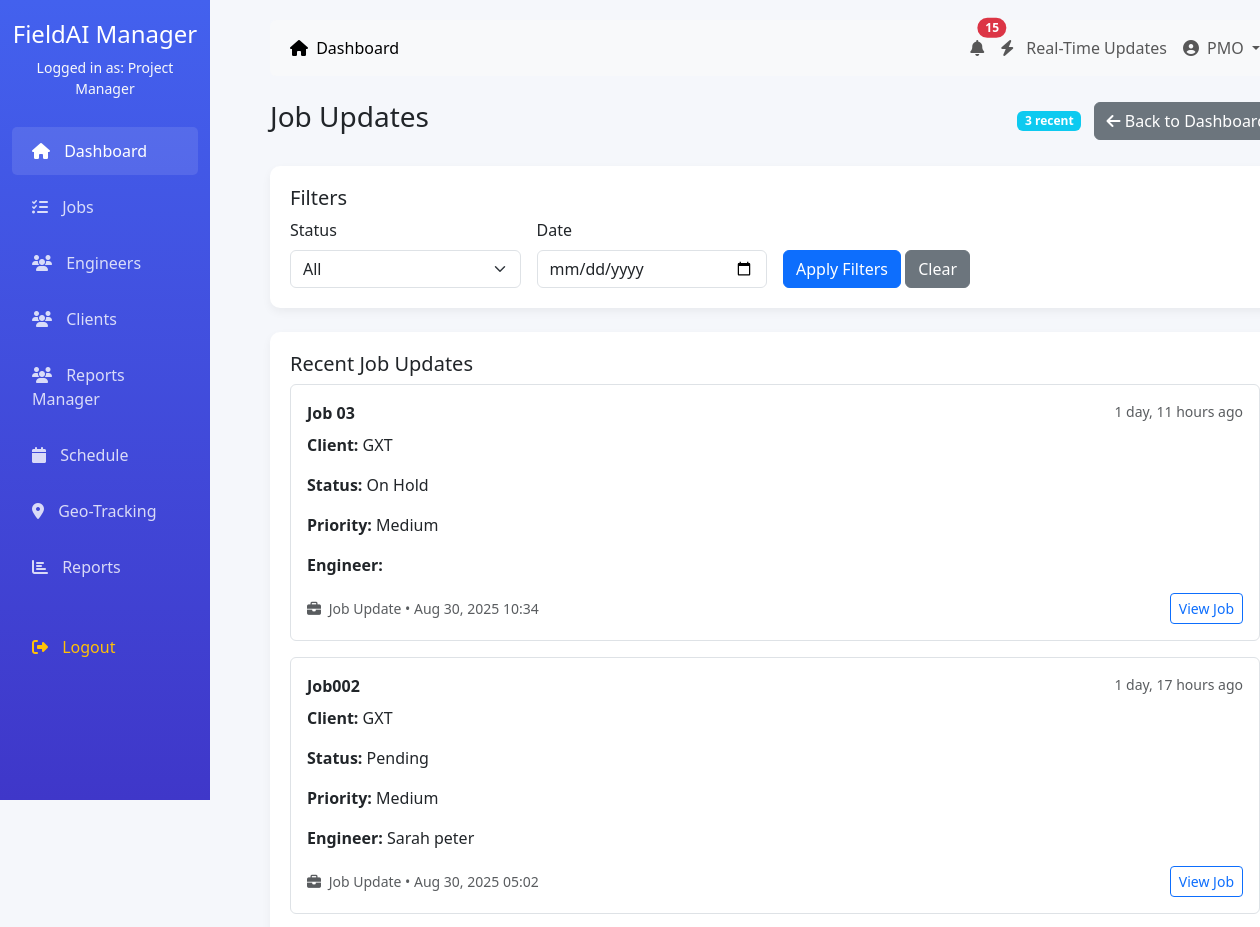
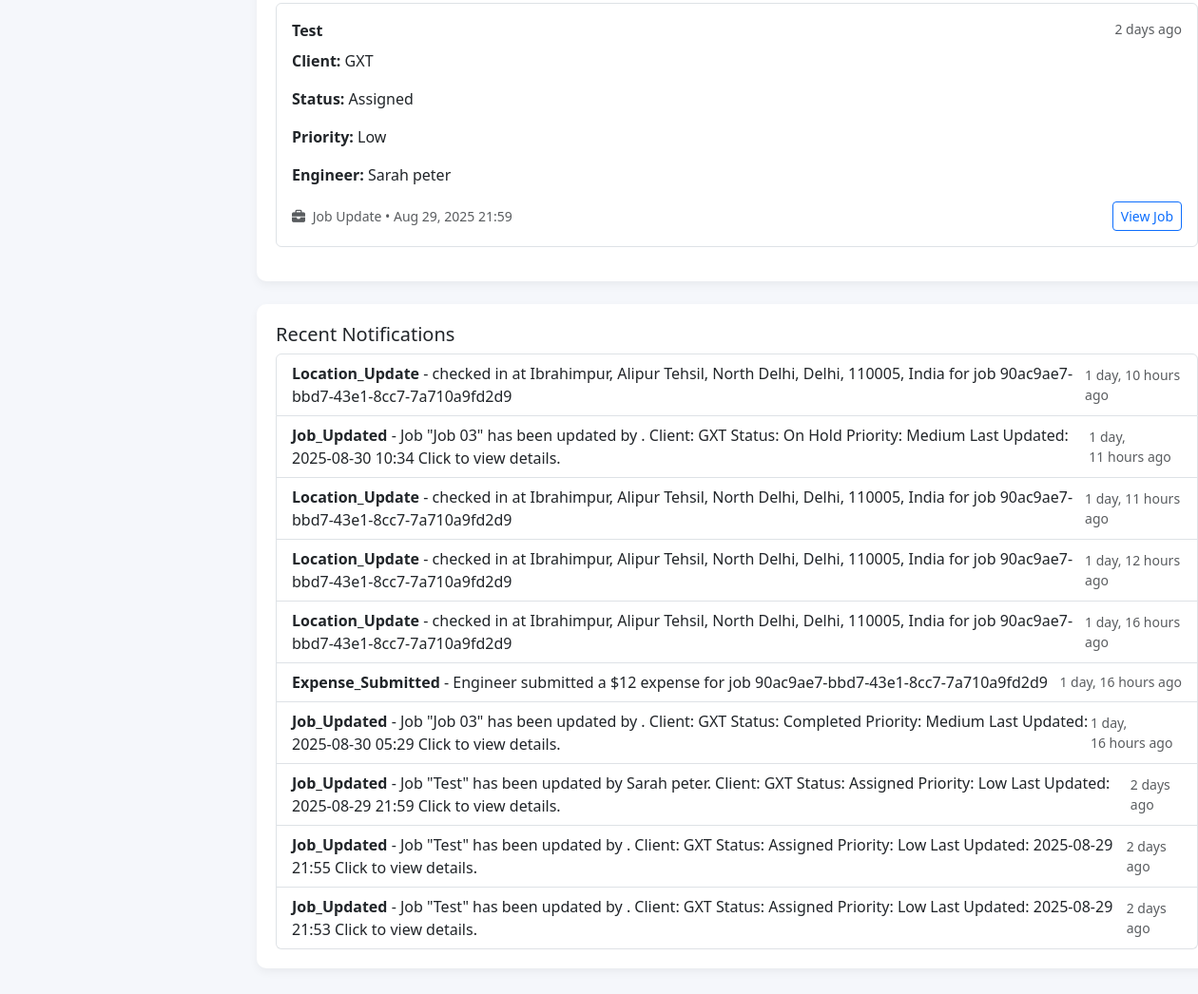
Screenshot of /dashboard/manager/real-time-updates-page/ (signed in) with the database file from the repository (2 pictures, top to bottom).
### accounts/models.py (models this page shows, shortened)
class CustomUser(AbstractUser):
    ROLE_CHOICES = (
        ('admin', 'Admin'),
        ('manager', 'Project Manager'),
        ('engineer', 'Field Engineer'),
        ('client', 'Client'),
        ('accounts', 'Accounts Team'),
    )
    role = models.CharField(max_length=20, choices=ROLE_CHOICES, default='engineer')
    phone = models.CharField(max_length=15, blank=True)
    address = models.TextField(blank=True)
    profile_picture = models.ImageField(upload_to='profiles/', blank=True)
    created_at = models.DateTimeField(auto_now=True)
    updated_at = models.DateTimeField(auto_now=True)

class Job(models.Model):
    JOB_STATUS = (
        ('pending', 'Pending'),
        ('assigned', 'Assigned'),
        ('in_progress', 'In Progress'),
        ('completed', 'Completed'),
        ('cancelled', 'Cancelled'),
        ('on_hold', 'On Hold'),
    )
    PRIORITY_LEVEL = (
        ('low', 'Low'),
        ('medium', 'Medium'),
        ('high', 'High'),
        ('urgent', 'Urgent'),
    )
    job_id = models.CharField(max_length=20, unique=True, default=uuid.uuid4)
    title = models.CharField(max_length=200)
    description = models.TextField()
    service_type = models.ForeignKey(ServiceType, on_delete=models.PROTECT)
    client = models.ForeignKey(ClientCompany, on_delete=models.CASCADE)
    client_contact = models.ForeignKey(ClientContact, on_delete=models.SET_NULL, null=True, blank=True)
    assigned_engineer = models.ForeignKey(EngineerProfile, on_delete=models.SET_NULL, null=True, blank=True, related_name='assigned_jobs')
    priority = models.CharField(max_length=10, choices=PRIORITY_LEVEL, default='medium')
    status = models.CharField(max_length=20, choices=JOB_STATUS, default='pending')
    scheduled_date = models.DateTimeField()
    estimated_duration = models.DurationField()  # in minutes
    actual_start_time = models.DateTimeField(null=True, blank=True)
    actual_end_time = models.DateTimeField(null=True, blank=True)
    location = models.TextField()
    latitude = models.DecimalField(max_digits=9, decimal_places=6, null=True, blank=True)
    longitude = models.DecimalField(max_digits=9, decimal_places=6, null=True, blank=True)
    created_by = models.ForeignKey(CustomUser, on_delete=models.SET_NULL, null=True, related_name='created_jobs')
    created_at = models.DateTimeField(auto_now_add=True)
    updated_at = models.DateTimeField(auto_now=True)
    last_updated = models.DateTimeField(auto_now=True)
    updated_by = models.ForeignKey(CustomUser, on_delete=models.SET_NULL, null=True, blank=True, related_name='updated_jobs')

class ClientCompany(models.Model):   # or maybe named Client?
    name = models.CharField(max_length=255)
    contact_email = models.EmailField()
    contact_phone = models.CharField(max_length=20, blank=True, null=True)
    address = models.TextField(blank=True, null=True)
    industry = models.CharField(max_length=100, blank=True, null=True)
    website = models.URLField(blank=True, null=True)
    is_active = models.BooleanField(default=True)

class Notification(models.Model):
    NOTIFICATION_TYPE = (
        ('job_assigned', 'Job Assigned'),
        ('job_updated', 'Job Updated'),
        ('job_completed', 'Job Completed'),
        ('invoice_sent', 'Invoice Sent'),
        ('payment_received', 'Payment Received'),
        ('system', 'System Notification'),
        ('alert', 'Alert'),
    )
    user = models.ForeignKey(CustomUser, on_delete=models.CASCADE, related_name='notifications')
    notification_type = models.CharField(max_length=20, choices=NOTIFICATION_TYPE)
    title = models.CharField(max_length=200)
    message = models.TextField()
    is_read = models.BooleanField(default=False)
    related_object_type = models.CharField(max_length=50, blank=True)  # e.g., 'job', 'invoice'
    related_object_id = models.PositiveIntegerField(null=True, blank=True)
    created_at = models.DateTimeField(auto_now_add=True)
    class Meta:
        ordering = ['-created_at']

### dashboard/views.py (the view)
# urls.py: path("manager/real-time-updates-page/", views.manager_job_updates_real_time_page, name="manager_real_time_updates_page"),
@login_required
def manager_job_updates_real_time_page(request):
    if request.user.role != 'manager':
        messages.error(request, 'You do not have permission to access this page.')
        return redirect('dashboard:redirect_dashboard')
    updated_jobs = Job.objects.all().order_by('-last_updated')[:20]
    recent_notifications = Notification.objects.filter(
        user=request.user,
        notification_type__in=['job_updated', 'job_assigned', 'expense_submitted', 'location_update']
    ).order_by('-created_at')[:10]
    context = {
        'updated_jobs': [
            {
                'id': job.id,
                'job_id': job.job_id,
                'title': job.title,
                'client': job.client.name,
                'status': job.get_status_display(),
                'priority': job.get_priority_display(),
                'assigned_engineer': job.assigned_engineer.user.get_full_name() if job.assigned_engineer else 'Unassigned',
                'last_updated': job.last_updated,
                'updated_by': job.updated_by.get_full_name() if job.updated_by else 'System',
            }
            for job in updated_jobs
        ],
        'notifications': [
            {
                'id': n.id,
                'title': n.title,
                'message': n.message,
                'type': n.notification_type,
                'created_at': n.created_at,
            }
            for n in recent_notifications
        ]
    }
    return render(request, "dashboard/manager_job_updates_real_time.html", context)

### dashboard/templates/dashboard/manager_job_updates_real_time.html (shortened to what this page needs)
{% extends '../dashboard/base.html' %}
{% block content %}
<div class="d-flex justify-content-between align-items-center mb-4">
    <h3>Job Updates</h3>
    <div>
        <span class="badge bg-info me-2">{{ updated_jobs|length }} recent</span>
        <a href="{% url 'dashboard:manager_real_time_updates_page' %}" class="btn btn-secondary">
            <i class="fas fa-arrow-left"></i> Back to Dashboard
        </a>
    </div>
</div>
<div class="dashboard-card mb-4">
    <h5>Filters</h5>
    <form method="get" class="row g-3">
        <div class="col-md-3">
            <label class="form-label">Status</label>
            <select class="form-select" name="status">
                <option value="">All</option>
            </select>
        </div>
        <div class="col-md-3">
            <label class="form-label">Date</label>
            <input type="date" class="form-control" name="date" value="{{ request.GET.date }}">
        </div>
        <div class="col-md-3 align-self-end">
            <button type="submit" class="btn btn-primary">Apply Filters</button>
            <a href="{% url 'dashboard:manager_real_time_updates_page' %}" class="btn btn-secondary">Clear</a>
        </div>
    </form>
</div>
<div class="dashboard-card mb-4">
    <h5>Recent Job Updates</h5>
    {% if updated_jobs %}
        <div class="notifications-list">
            {% for job in updated_jobs %}
            <div class="notification-item mb-3 p-3 border rounded">
                <div class="d-flex justify-content-between align-items-start mb-2">
                    <strong>{{ job.title }}</strong>
                    <small class="text-muted">{{ job.last_updated|timesince }} ago</small>
                </div>
                <div class="notification-content">
                    <p><strong>Client:</strong> {{ job.client }}</p>
                    <p><strong>Status:</strong> {{ job.status }}</p>
                    <p><strong>Priority:</strong> {{ job.priority }}</p>
                    <p><strong>Engineer:</strong> {{ job.assigned_engineer }}</p>
                </div>
                <div class="d-flex justify-content-between align-items-center mt-2">
                    <small class="text-muted">
                        <i class="fas fa-briefcase me-1"></i>
                        Job Update • {{ job.last_updated|date:"M d, Y H:i" }}
                    </small>
                    <a href="/dashboard/jobs/{{ job.job_id }}/" class="btn btn-sm btn-outline-primary">
                        View Job
                    </a>
                </div>
            </div>
            {% endfor %}
        </div>
    {% else %}
        <div class="text-center py-4">
            <i class="fas fa-check-circle fa-3x text-muted mb-3"></i>
            <p class="text-muted">No recent job updates</p>
        </div>
    {% endif %}
</div>
<div class="dashboard-card">
    <h5>Recent Notifications</h5>
    {% if notifications %}
        <ul class="list-group">
            {% for n in notifications %}
            <li class="list-group-item d-flex justify-content-between align-items-center">
                <span>
                    <strong>{{ n.type|title }}</strong> - {{ n.message }}
                </span>
                <small class="text-muted">{{ n.created_at|timesince }} ago</small>
            </li>
            {% endfor %}
        </ul>
    {% else %}
        <div class="text-center py-4">
            <i class="fas fa-bell-slash fa-3x text-muted mb-3"></i>
            <p class="text-muted">No recent notifications</p>
        </div>
    {% endif %}
</div>
{% endblock %}

### dashboard/templates/dashboard/base.html (shortened to what this page needs)
<!DOCTYPE html>
<html lang="en">
<head>
    <link href="https://cdn.jsdelivr.net/npm/bootstrap@5.3.0/dist/css/bootstrap.min.css" rel="stylesheet">
    <link rel="stylesheet" href="https://cdnjs.cloudflare.com/ajax/libs/font-awesome/6.4.0/css/all.min.css">
</head>
<body>
    <div class="container-fluid">
        <div class="row">
            <div class="col-md-2 sidebar d-none d-md-block">
                <div class="text-center mb-4">
                    <h4>FieldAI Manager</h4>
                    <p class="text-light small">Logged in as: {{ user.get_role_display }}</p>
                </div>
                <ul class="nav flex-column">
                    <li class="nav-item">
                        <a class="nav-link active" href="{% if user.role == 'admin' %}{% url 'dashboard:admin_dashboard' %}{% elif user.role == 'manager' %}{% url 'dashboard:manager_dashboard' %}{% elif user.role == 'engineer' %}{% url 'dashboard:engineer_dashboard' %}{% elif user.role == 'client' %}{% url 'dashboard:client_dashboard' %}{% elif user.role == 'accounts' %}{% url 'dashboard:accounts_dashboard' %}{% else %}#{% endif %}">
                            <i class="fas fa-home"></i> Dashboard
                        </a>
                    </li>
                    <li class="nav-item">
                        <a class="nav-link" href="{% if user.role == 'manager' %}{% url 'dashboard:manager_jobs' %}{% elif user.role == 'engineer' %}{% url 'dashboard:engineer_jobs' %}{% else %}#{% endif %}">
                            <i class="fas fa-tasks"></i> Jobs
                        </a>
                    </li>
                    {% if user.role == 'admin' or user.role == 'manager' %}
                    <li class="nav-item">
                        <a class="nav-link" href="{% url 'dashboard:manager_engineers' %}">
                            <i class="fas fa-users"></i> Engineers
                        </a>
                    </li>
                    <li class="nav-item">
                        <a class="nav-link" href="{% url 'dashboard:client_list' %}">
                            <i class="fas fa-users"></i> Clients
                        </a>
                    </li>
                    <li class="nav-item">
                        <a class="nav-link" href="{% url 'dashboard:manager_report' %}">
                            <i class="fas fa-users"></i> Reports Manager
                        </a>
                    </li>
                    {% endif %}
                    <li class="nav-item">
                        <a class="nav-link" href="#">
                            <i class="fas fa-calendar"></i> Schedule
                        </a>
                    </li>
                    <li class="nav-item">
                        <a class="nav-link" href="#">
                            <i class="fas fa-map-marker-alt"></i> Geo-Tracking
                        </a>
                    </li>
                    <li class="nav-item">
                        <a class="nav-link" href="#">
                            <i class="fas fa-chart-bar"></i> Reports
                        </a>
                    </li>
                    <li class="nav-item mt-4">
                        <a class="nav-link text-warning" href="{% url 'accounts:logout' %}">
                            <i class="fas fa-sign-out-alt"></i> Logout
                        </a>
                    </li>
                </ul>
            </div>
            <div class="col-md-10 main-content">
                <nav class="navbar navbar-expand-lg navbar-light bg-light mb-4 rounded">
                    <div class="container-fluid">
                        <div class="collapse navbar-collapse" id="navbarNav">
                            <ul class="navbar-nav me-auto">
                                <li class="nav-item">
                                    <a class="nav-link active" href="{% if user.role == 'admin' %}{% url 'dashboard:admin_dashboard' %}{% elif user.role == 'manager' %}{% url 'dashboard:manager_dashboard' %}{% elif user.role == 'engineer' %}{% url 'dashboard:engineer_dashboard' %}{% elif user.role == 'client' %}{% url 'dashboard:client_dashboard' %}{% elif user.role == 'accounts' %}{% url 'dashboard:accounts_dashboard' %}{% else %}#{% endif %}">
                                        <i class="fas fa-home me-1"></i> Dashboard
                                    </a>
                                </li>
                            </ul>
                            <ul class="navbar-nav">
                                {% if user.role == 'manager' or user.role == 'accounts' %}
                                <li class="nav-item">
                                    <a class="nav-link position-relative" hhref="{% if user.role == 'manager' %}{% url 'dashboard:manager_notifications' %}{% elif user.role == 'accounts' %}{% url 'dashboard:accounts_notifications' %}{% else %}#{% endif %}">
                                        <i class="fas fa-bell"></i>
                                        <span class="position-absolute top-0 start-100 translate-middle badge rounded-pill bg-danger d-none"
                                              id="notificationBadge">
                                        </span>
                                    </a>
                                </li>
                                <li class="nav-item">
    <a class="nav-link" href="{% url 'dashboard:manager_real_time_updates_page' %}">
        <i class="fas fa-bolt me-2"></i> Real-Time Updates
    </a>
</li>
                                {% endif %}
                                <li class="nav-item dropdown">
                                    <a class="nav-link dropdown-toggle" href="#" id="navbarDropdown" role="button" data-bs-toggle="dropdown">
                                        <i class="fas fa-user-circle me-1"></i> {{ user.username }}
                                    </a>
                                </li>
                            </ul>
                        </div>
                    </div>
                </nav>
                {% block content %}
                {% endblock %}
            </div>
        </div>
    </div>
</body>
</html>

### dashboard/templates/dashboard/base.html (style rules this page uses)
:root { --primary: #4361ee; --secondary: #3f37c9; --success: #4cc9f0; --info: #4895ef; --warning: #f72585; --danger: #e63946; --light: #f8f9fa; --dark: #212529; }
body { font-family: 'Segoe UI', Tahoma, Geneva, Verdana, sans-serif; background-color: #f5f7fb; }
.sidebar { background: linear-gradient(to bottom, var(--primary), var(--secondary)); color: white; height: 100vh; position: fixed; padding-top: 20px; }
.sidebar .nav-link { color: rgba(255, 255, 255, 0.8); padding: 12px 20px; margin: 4px 0; border-radius: 5px; }
.sidebar .nav-link:hover, .sidebar .nav-link.active { background-color: rgba(255, 255, 255, 0.1); color: white; }
.sidebar .nav-link i { margin-right: 10px; }
.main-content { margin-left: 250px; padding: 20px; }
.dashboard-card { background: white; border-radius: 10px; box-shadow: 0 4px 10px rgba(0, 0, 0, 0.05); padding: 20px; margin-bottom: 20px; transition: transform 0.3s; }

### rows the page displays
CustomUser: role "Project Manager", username "PMO"
Job: title "Job 03", last_updated "1 day, 11 hours", last_updated "Aug 30, 2025 10:34"
ClientCompany: client "GXT"
Job: title "Job002", last_updated "1 day, 17 hours", client "GXT", status "Pending", priority "Medium", assigned_engineer "Sarah peter", last_updated "Aug 30, 2025 05:02"
Job: title "Test", last_updated "2 days", client "GXT", status "Assigned", priority "Low", assigned_engineer "Sarah peter", last_updated "Aug 29, 2025 21:59"
Notification: type "Location_Update", message "checked in at Ibrahimpur, Alipur Tehsil, North Delhi, Delhi, 110005, India for job 90ac9ae7-bbd7-43e1-8cc7-7a710a9fd2d9", created_at "1 day, 10 hours"
Notification: type "Job_Updated", message "Job \"Job 03\" has been updated by . Client: GXT Status: On Hold Priority: Medium Last Updated: 2025-08-30 10:34 Click to view details.", created_at "1 day, 11 hours"
Notification: type "Location_Update", message "checked in at Ibrahimpur, Alipur Tehsil, North Delhi, Delhi, 110005, India for job 90ac9ae7-bbd7-43e1-8cc7-7a710a9fd2d9", created_at "1 day, 11 hours"
Notification: type "Location_Update", message "checked in at Ibrahimpur, Alipur Tehsil, North Delhi, Delhi, 110005, India for job 90ac9ae7-bbd7-43e1-8cc7-7a710a9fd2d9", created_at "1 day, 12 hours"
Notification: type "Location_Update", message "checked in at Ibrahimpur, Alipur Tehsil, North Delhi, Delhi, 110005, India for job 90ac9ae7-bbd7-43e1-8cc7-7a710a9fd2d9", created_at "1 day, 16 hours"
Notification: type "Expense_Submitted", message "Engineer submitted a $12 expense for job 90ac9ae7-bbd7-43e1-8cc7-7a710a9fd2d9", created_at "1 day, 16 hours"
Notification: type "Job_Updated", message "Job \"Job 03\" has been updated by . Client: GXT Status: Completed Priority: Medium Last Updated: 2025-08-30 05:29 Click to view details.", created_at "1 day, 16 hours"
Notification: type "Job_Updated", message "Job \"Test\" has been updated by Sarah peter. Client: GXT Status: Assigned Priority: Low Last Updated: 2025-08-29 21:59 Click to view details.", created_at "2 days"
Notification: type "Job_Updated", message "Job \"Test\" has been updated by . Client: GXT Status: Assigned Priority: Low Last Updated: 2025-08-29 21:55 Click to view details.", created_at "2 days"
Notification: type "Job_Updated", message "Job \"Test\" has been updated by . Client: GXT Status: Assigned Priority: Low Last Updated: 2025-08-29 21:53 Click to view details.", created_at "2 days"

### other values shown
{{ updated_jobs|length }} "3"
{{ job.status }} "On Hold"
{{ job.priority }} "Medium"
